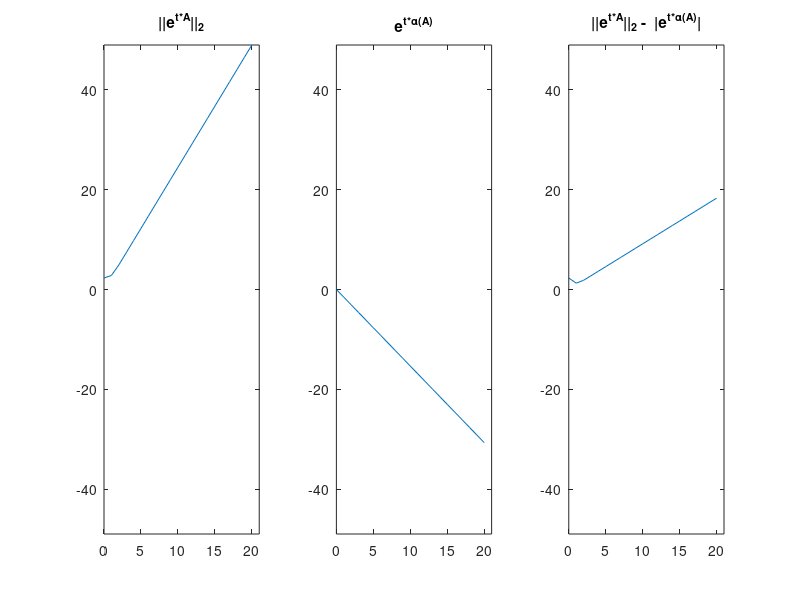
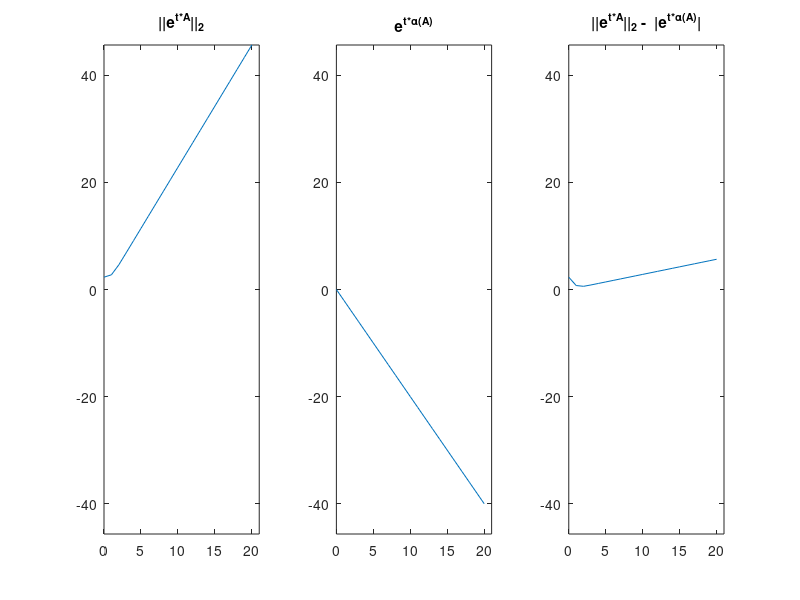
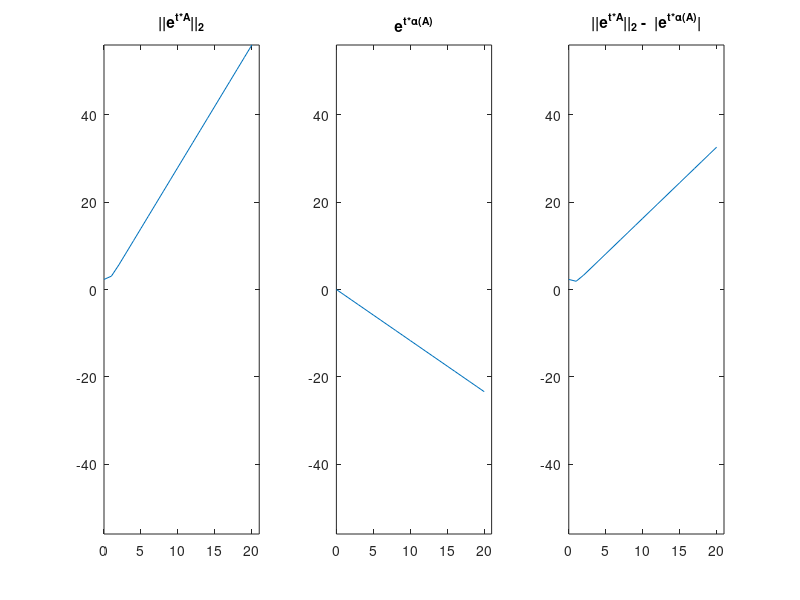
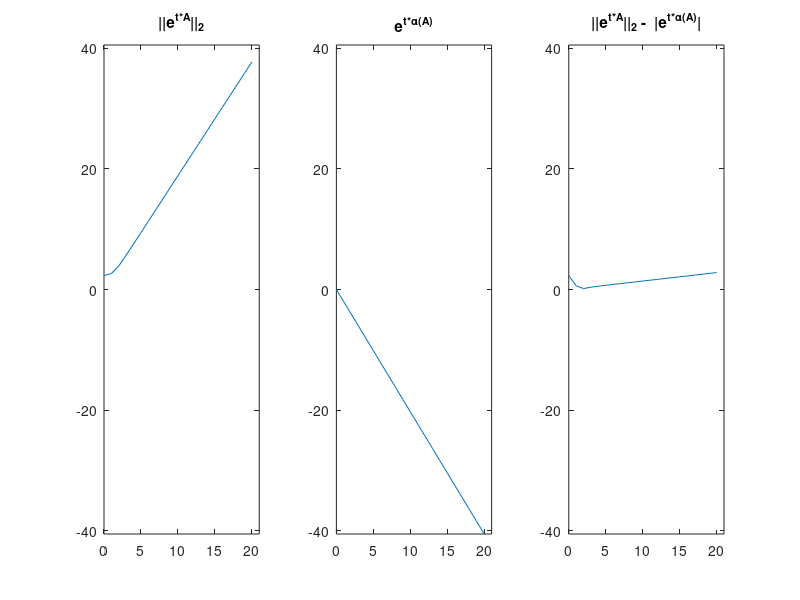

Write the MATLAB code that produced these figures, in order.
%MATH543 Homework # 6: 
% Trefethen and Bau Problem 24.3

for m=1:10
    
    A = normrnd(0, 1, 10, 10) - 2*eye(10);
    t = 0:20;

    for n=1:21
        f1(n) = norm(exp(t(n)*A));
    end
    [~, val] = eigs(A);
    val = diag(val);
    spectral_abcessa = max(real(val));
    f2 = exp(t*spectral_abcessa);

maxy = max(max(log(f1)), max(abs(log(f2))));

subplot(1, 3, 1);
plot(t, log(f1));
title('||e^{t*A}||_2')
axis([0, 21, -maxy, maxy])

subplot(1, 3, 2);   
plot(t, log(f2));
axis([0, 21, -maxy, maxy])
title('e^{t*\alpha(A)}')

subplot(1, 3, 3);
plot(t, abs( abs(log(f1)) - abs(log(f2))))
title('||e^{t*A}||_2 -  |e^{t*\alpha(A)}|')
axis([0, 21, -maxy, maxy])

filename = sprintf('hw6_%03.g.png', m);
print(filename, '-dpng');
end